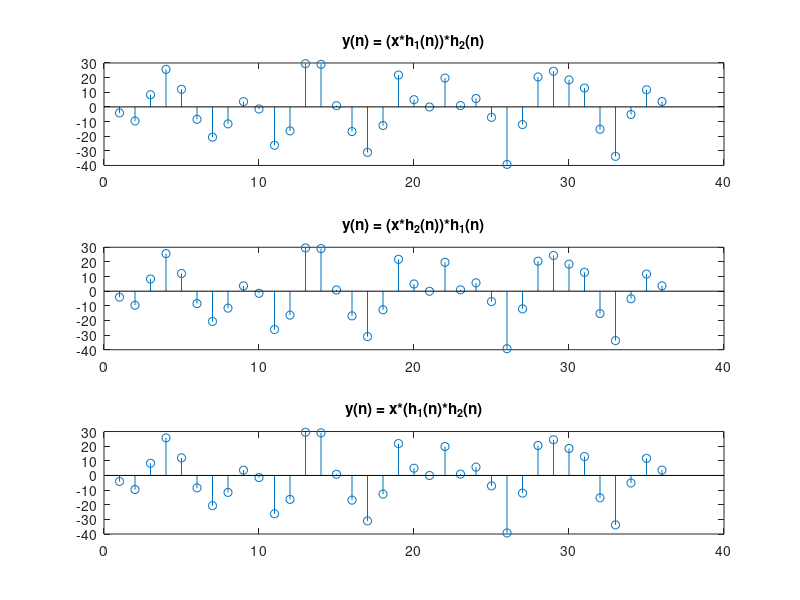

This chart was generated by the following MATLAB code:
h1 = [1 2 -2 -3]; 
h2 = [-2 0 3 1]; 
h = conv(h1,h2);
N = 30;
x = randn(1,N);
y11 = conv(x,h1);
y1 = conv(y11,h2);
y21 = conv(x,h2);
y2 = conv(y21,h1);
y = conv(x,h);
subplot(311),stem(y1);
title('y(n) = (x*h_1(n))*h_2(n)');
subplot(312),stem(y2);
title('y(n) = (x*h_2(n))*h_1(n)');
subplot(313),stem(y);
title('y(n) = x*(h_1(n)*h_2(n)');